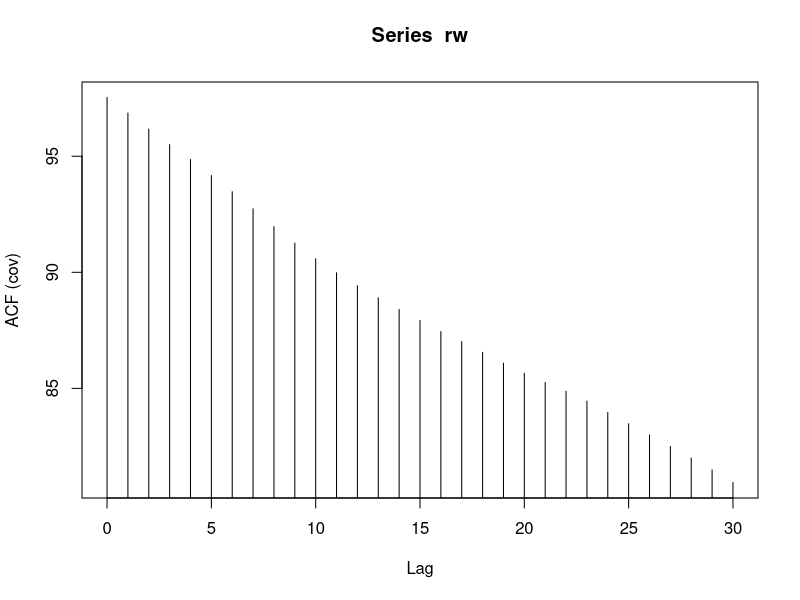
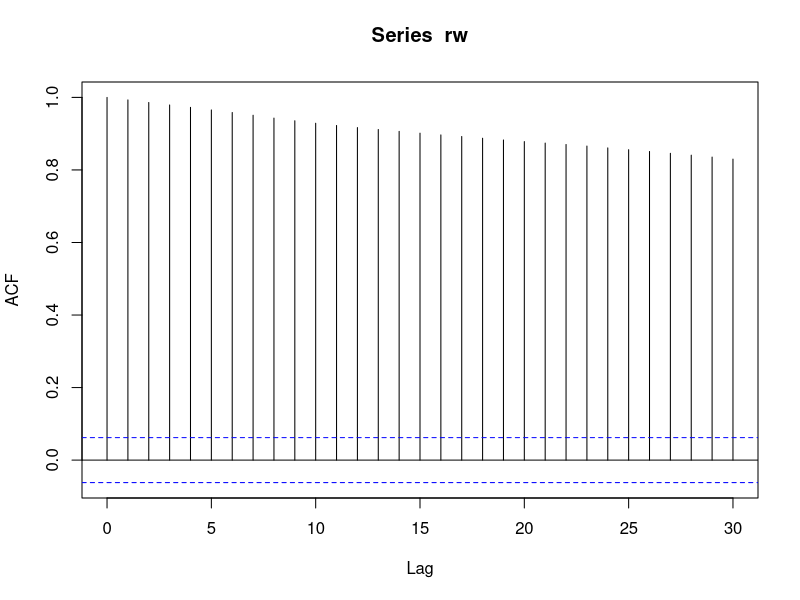
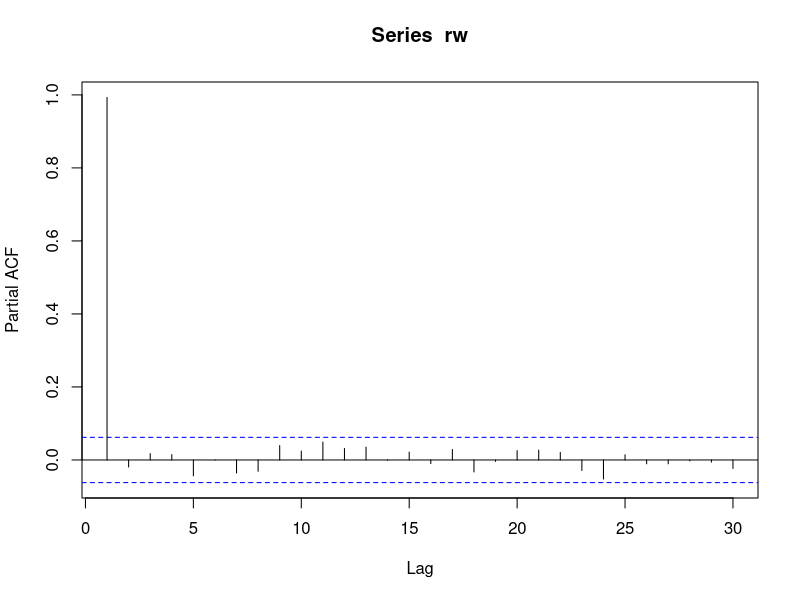
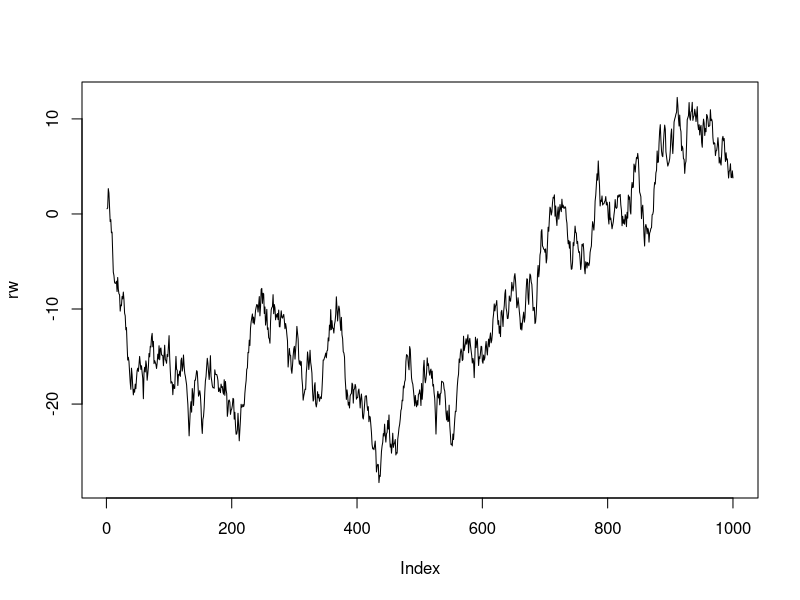
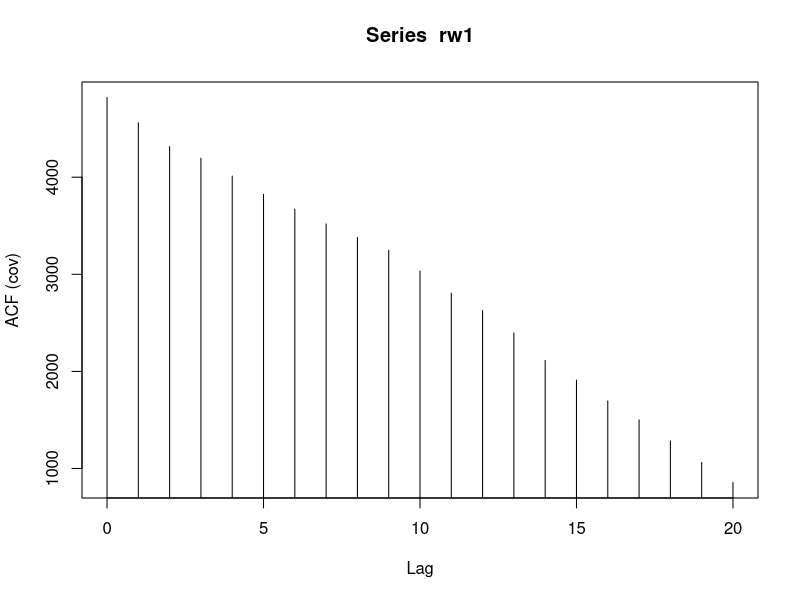
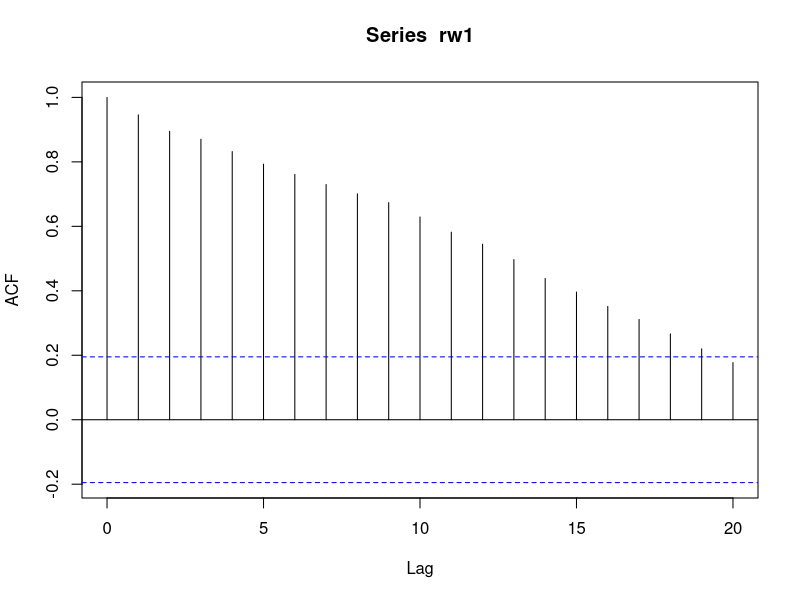
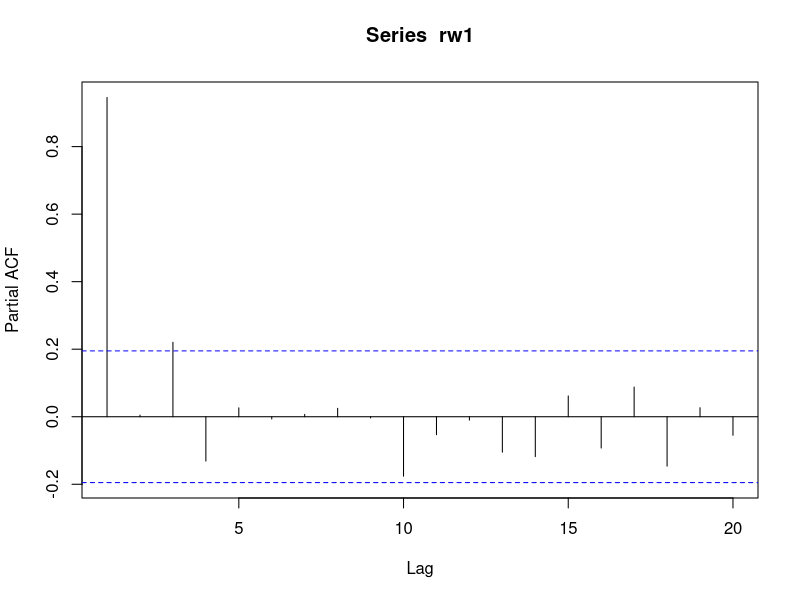
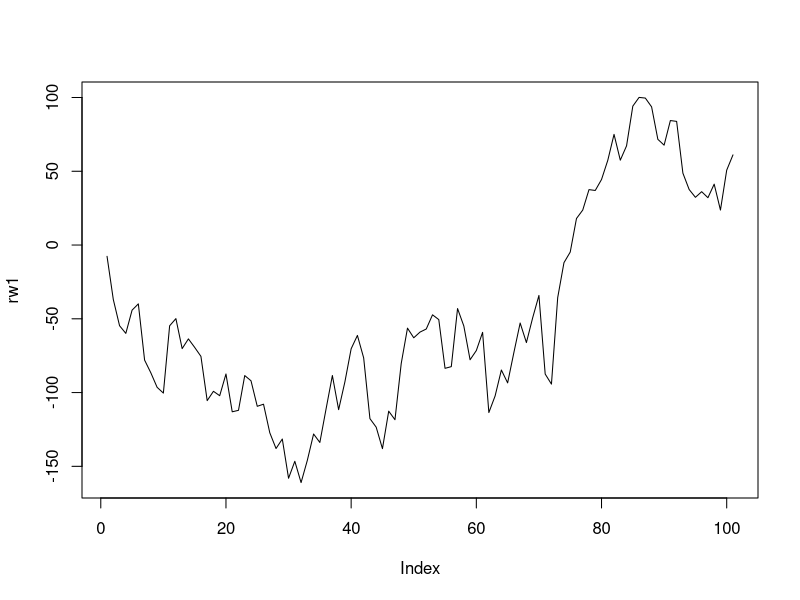

Source code (R) for these figures, in order:
# Random Walk Covariance

wn <- rnorm(1000)

var(wn)
cov(wn, wn)
cov(wn[1:(length(wn) - 1)], wn[2:length(wn)])


rw <- cumsum(wn)

var(rw)
cov(rw, rw)
cov(rw[1:(length(rw) - 1)], rw[(1+1):length(rw)]) # tau 1
cov(rw[1:(length(rw) - 2)], rw[(1+2):length(rw)]) # tau 2
cov(rw[1:(length(rw) - 3)], rw[(1+3):length(rw)]) # tau 3
acf(rw, type = 'covariance')
acf(rw)
pacf(rw)


plot(rw, type = 'l')


# random walk with t = var
n <- 20
t <- seq(0, n, by = 0.2)
wn1 <- rnorm(t, 0, n)

var(wn1)
cov(wn1, wn1)
cov(wn1[1:(length(wn1) - 1)], wn1[2:length(wn1)])


rw1 <- cumsum(wn1)

(n * var(wn1)) - var(rw1)

cov(rw1, rw1)
cov(rw1[1:(length(rw1) - 1)], rw1[(1+1):length(rw1)]) # tau 1
cov(rw1[1:(length(rw1) - 2)], rw1[(1+2):length(rw1)]) # tau 2
cov(rw1[1:(length(rw1) - 3)], rw1[(1+3):length(rw1)]) # tau 3
acf(rw1, type = 'covariance')
acf(rw1)
pacf(rw1)


plot(rw1, type = 'l')

wn2 <- wn1[1:(length(wn1) - 1)] * wn1[2:length(wn1)]
var(wn2)
var(wn1) * var(wn1)
var(wn1)

wn3 <- rnorm(10000, mean = 0, sd = 2)
wn4 <- wn3[1:(length(wn3) - 1)] * wn3[2:length(wn3)]
var(wn4)
var(wn3) * var(wn3)
var(wn3)
cov(wn3[1:(length(wn3) - 1)], wn3[2:length(wn3)])
